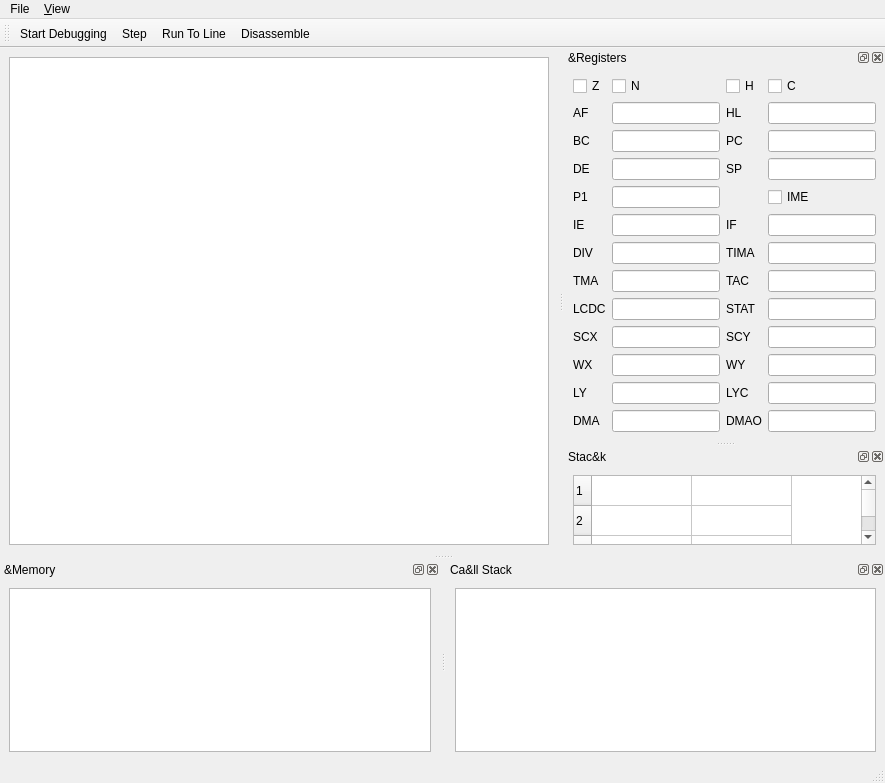
<?xml version="1.0" encoding="UTF-8"?>
<ui version="4.0">
 <class>DebuggerWindow</class>
 <widget class="QMainWindow" name="DebuggerWindow">
  <property name="geometry">
   <rect>
    <x>0</x>
    <y>0</y>
    <width>885</width>
    <height>783</height>
   </rect>
  </property>
  <property name="windowTitle">
   <string>Debugger</string>
  </property>
  <widget class="QWidget" name="centralwidget">
   <layout class="QGridLayout" name="gridLayout_4">
    <item row="0" column="0">
     <widget class="QTableView" name="disassemblyView">
      <property name="selectionMode">
       <enum>QAbstractItemView::SingleSelection</enum>
      </property>
      <property name="selectionBehavior">
       <enum>QAbstractItemView::SelectRows</enum>
      </property>
     </widget>
    </item>
   </layout>
  </widget>
  <widget class="QMenuBar" name="menubar">
   <property name="geometry">
    <rect>
     <x>0</x>
     <y>0</y>
     <width>885</width>
     <height>30</height>
    </rect>
   </property>
   <widget class="QMenu" name="menuFile">
    <property name="title">
     <string>File</string>
    </property>
   </widget>
   <widget class="QMenu" name="menuView">
    <property name="title">
     <string>&amp;View</string>
    </property>
   </widget>
   <addaction name="menuFile"/>
   <addaction name="menuView"/>
  </widget>
  <widget class="QStatusBar" name="statusbar"/>
  <widget class="QToolBar" name="toolBar">
   <property name="windowTitle">
    <string>toolBar</string>
   </property>
   <attribute name="toolBarArea">
    <enum>TopToolBarArea</enum>
   </attribute>
   <attribute name="toolBarBreak">
    <bool>false</bool>
   </attribute>
   <addaction name="actionToggleDebugging"/>
   <addaction name="actionStep"/>
   <addaction name="actionRunToLine"/>
   <addaction name="actionDisassemble"/>
  </widget>
  <widget class="QDockWidget" name="dockRegisters">
   <property name="maximumSize">
    <size>
     <width>524287</width>
     <height>434</height>
    </size>
   </property>
   <property name="windowTitle">
    <string>&amp;Registers</string>
   </property>
   <attribute name="dockWidgetArea">
    <number>2</number>
   </attribute>
   <widget class="QWidget" name="dockWidgetContents_2">
    <property name="maximumSize">
     <size>
      <width>16777215</width>
      <height>400</height>
     </size>
    </property>
    <layout class="QGridLayout" name="gridLayout">
     <item row="0" column="0">
      <widget class="QCheckBox" name="chkFlagZ">
       <property name="text">
        <string>Z</string>
       </property>
      </widget>
     </item>
     <item row="0" column="1">
      <widget class="QCheckBox" name="chkFlagN">
       <property name="text">
        <string>N</string>
       </property>
      </widget>
     </item>
     <item row="0" column="2">
      <widget class="QCheckBox" name="chkFlagH">
       <property name="text">
        <string>H</string>
       </property>
      </widget>
     </item>
     <item row="0" column="3">
      <widget class="QCheckBox" name="chkFlagC">
       <property name="text">
        <string>C</string>
       </property>
      </widget>
     </item>
     <item row="1" column="0">
      <widget class="QLabel" name="label">
       <property name="text">
        <string>AF</string>
       </property>
      </widget>
     </item>
     <item row="1" column="1">
      <widget class="QLineEdit" name="txtAF"/>
     </item>
     <item row="1" column="2">
      <widget class="QLabel" name="label_4">
       <property name="text">
        <string>HL</string>
       </property>
      </widget>
     </item>
     <item row="1" column="3">
      <widget class="QLineEdit" name="txtHL"/>
     </item>
     <item row="2" column="0">
      <widget class="QLabel" name="label_2">
       <property name="text">
        <string>BC</string>
       </property>
      </widget>
     </item>
     <item row="2" column="1">
      <widget class="QLineEdit" name="txtBC"/>
     </item>
     <item row="2" column="2">
      <widget class="QLabel" name="label_6">
       <property name="text">
        <string>PC</string>
       </property>
      </widget>
     </item>
     <item row="2" column="3">
      <widget class="QLineEdit" name="txtPC"/>
     </item>
     <item row="3" column="0">
      <widget class="QLabel" name="label_3">
       <property name="text">
        <string>DE</string>
       </property>
      </widget>
     </item>
     <item row="3" column="1">
      <widget class="QLineEdit" name="txtDE"/>
     </item>
     <item row="3" column="2">
      <widget class="QLabel" name="label_7">
       <property name="text">
        <string>SP</string>
       </property>
      </widget>
     </item>
     <item row="3" column="3">
      <widget class="QLineEdit" name="txtSP"/>
     </item>
     <item row="4" column="0">
      <widget class="QLabel" name="label_16">
       <property name="text">
        <string>P1</string>
       </property>
      </widget>
     </item>
     <item row="4" column="1">
      <widget class="QLineEdit" name="txtRegP1"/>
     </item>
     <item row="4" column="3">
      <widget class="QCheckBox" name="chkRegIME">
       <property name="text">
        <string>IME</string>
       </property>
      </widget>
     </item>
     <item row="5" column="0">
      <widget class="QLabel" name="label_5">
       <property name="text">
        <string>IE</string>
       </property>
      </widget>
     </item>
     <item row="5" column="1">
      <widget class="QLineEdit" name="txtRegIE"/>
     </item>
     <item row="5" column="2">
      <widget class="QLabel" name="label_26">
       <property name="text">
        <string>IF</string>
       </property>
      </widget>
     </item>
     <item row="5" column="3">
      <widget class="QLineEdit" name="txtRegIF"/>
     </item>
     <item row="6" column="0">
      <widget class="QLabel" name="label_8">
       <property name="text">
        <string>DIV</string>
       </property>
      </widget>
     </item>
     <item row="6" column="1">
      <widget class="QLineEdit" name="txtRegDIV"/>
     </item>
     <item row="6" column="2">
      <widget class="QLabel" name="label_24">
       <property name="text">
        <string>TIMA</string>
       </property>
      </widget>
     </item>
     <item row="6" column="3">
      <widget class="QLineEdit" name="txtRegTIMA"/>
     </item>
     <item row="7" column="0">
      <widget class="QLabel" name="label_9">
       <property name="text">
        <string>TMA</string>
       </property>
      </widget>
     </item>
     <item row="7" column="1">
      <widget class="QLineEdit" name="txtRegTMA"/>
     </item>
     <item row="7" column="2">
      <widget class="QLabel" name="label_22">
       <property name="text">
        <string>TAC</string>
       </property>
      </widget>
     </item>
     <item row="7" column="3">
      <widget class="QLineEdit" name="txtRegTAC"/>
     </item>
     <item row="8" column="0">
      <widget class="QLabel" name="label_10">
       <property name="text">
        <string>LCDC</string>
       </property>
      </widget>
     </item>
     <item row="8" column="1">
      <widget class="QLineEdit" name="txtRegLCDC"/>
     </item>
     <item row="8" column="2">
      <widget class="QLabel" name="label_23">
       <property name="text">
        <string>STAT</string>
       </property>
      </widget>
     </item>
     <item row="8" column="3">
      <widget class="QLineEdit" name="txtRegSTAT"/>
     </item>
     <item row="9" column="0">
      <widget class="QLabel" name="label_11">
       <property name="text">
        <string>SCX</string>
       </property>
      </widget>
     </item>
     <item row="9" column="1">
      <widget class="QLineEdit" name="txtRegSCX"/>
     </item>
     <item row="9" column="2">
      <widget class="QLabel" name="label_25">
       <property name="text">
        <string>SCY</string>
       </property>
      </widget>
     </item>
     <item row="9" column="3">
      <widget class="QLineEdit" name="txtRegSCY"/>
     </item>
     <item row="10" column="0">
      <widget class="QLabel" name="label_15">
       <property name="text">
        <string>WX</string>
       </property>
      </widget>
     </item>
     <item row="10" column="1">
      <widget class="QLineEdit" name="txtRegWX"/>
     </item>
     <item row="10" column="2">
      <widget class="QLabel" name="label_18">
       <property name="text">
        <string>WY</string>
       </property>
      </widget>
     </item>
     <item row="10" column="3">
      <widget class="QLineEdit" name="txtRegWY"/>
     </item>
     <item row="11" column="0">
      <widget class="QLabel" name="label_12">
       <property name="text">
        <string>LY</string>
       </property>
      </widget>
     </item>
     <item row="11" column="1">
      <widget class="QLineEdit" name="txtRegLY"/>
     </item>
     <item row="11" column="2">
      <widget class="QLabel" name="label_17">
       <property name="text">
        <string>LYC</string>
       </property>
      </widget>
     </item>
     <item row="11" column="3">
      <widget class="QLineEdit" name="txtRegLYC"/>
     </item>
     <item row="12" column="0">
      <widget class="QLabel" name="label_13">
       <property name="text">
        <string>DMA</string>
       </property>
      </widget>
     </item>
     <item row="12" column="1">
      <widget class="QLineEdit" name="txtRegDMA"/>
     </item>
     <item row="12" column="2">
      <widget class="QLabel" name="label_14">
       <property name="text">
        <string>DMAO</string>
       </property>
      </widget>
     </item>
     <item row="12" column="3">
      <widget class="QLineEdit" name="txtRegCurDMA"/>
     </item>
    </layout>
   </widget>
  </widget>
  <widget class="QDockWidget" name="dockStack">
   <property name="windowTitle">
    <string>Stac&amp;k</string>
   </property>
   <attribute name="dockWidgetArea">
    <number>2</number>
   </attribute>
   <widget class="QWidget" name="dockWidgetContents_3">
    <layout class="QGridLayout" name="gridLayout_2">
     <item row="0" column="0">
      <widget class="QTableWidget" name="stackView">
       <property name="rowCount">
        <number>10</number>
       </property>
       <property name="columnCount">
        <number>2</number>
       </property>
       <attribute name="horizontalHeaderVisible">
        <bool>false</bool>
       </attribute>
       <row/>
       <row/>
       <row/>
       <row/>
       <row/>
       <row/>
       <row/>
       <row/>
       <row/>
       <row/>
       <column/>
       <column/>
      </widget>
     </item>
    </layout>
   </widget>
  </widget>
  <widget class="QDockWidget" name="dockMemory">
   <property name="windowTitle">
    <string>&amp;Memory</string>
   </property>
   <attribute name="dockWidgetArea">
    <number>8</number>
   </attribute>
   <widget class="QWidget" name="dockWidgetContents">
    <layout class="QGridLayout" name="gridLayout_6">
     <item row="0" column="0">
      <widget class="QTableView" name="memoryView"/>
     </item>
    </layout>
   </widget>
  </widget>
  <widget class="QDockWidget" name="dockCallStack">
   <property name="windowTitle">
    <string>Ca&amp;ll Stack</string>
   </property>
   <attribute name="dockWidgetArea">
    <number>8</number>
   </attribute>
   <widget class="QWidget" name="dockWidgetContents_4">
    <layout class="QGridLayout" name="gridLayout_3">
     <item row="0" column="0">
      <widget class="QListWidget" name="callStackView"/>
     </item>
    </layout>
   </widget>
  </widget>
  <action name="actionToggleDebugging">
   <property name="checkable">
    <bool>true</bool>
   </property>
   <property name="text">
    <string>Start Debugging</string>
   </property>
  </action>
  <action name="actionStep">
   <property name="text">
    <string>Step</string>
   </property>
  </action>
  <action name="actionRunToLine">
   <property name="text">
    <string>Run To Line</string>
   </property>
  </action>
  <action name="actionDisassemble">
   <property name="text">
    <string>Disassemble</string>
   </property>
   <property name="toolTip">
    <string>Add Disassembled opcodes for a specific address.</string>
   </property>
  </action>
 </widget>
 <resources/>
 <connections/>
</ui>
